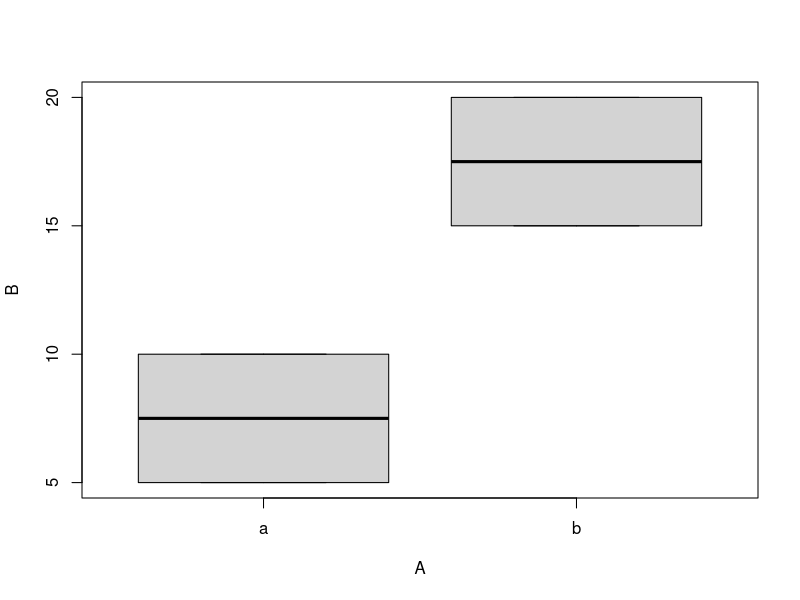

Reproduce this figure in R.
## ---- chunk 1
# Install any packages you don't already have.
#install.packages("dplyr")
#install.packages("knitr")
#install.packages("ggplot2")

# Load in the packages you will need.
library(dplyr)
library(knitr)
library(ggplot2)
## ---- chunk 2
norm <- rnorm(100, mean = 0, sd = 1)

## ---- chunk 3
A <- c("a", "a", "b", "b")
B <- c(5, 10, 15, 20)
dataframe <- data.frame(A, B)
print(dataframe)
## ---- chunk 4
library(dplyr)
## ---- chunk 5
A <- c("a", "a", "b", "b")
B <- c(5, 10, 15, 20)
dataframe <- data.frame(A, B)
print(dataframe)
boxplot(B~A,data=dataframe)
## ---- chunk 6
dataframe
## ---- chunk 7
library(knitr)
kable(dataframe, digits = 2)
